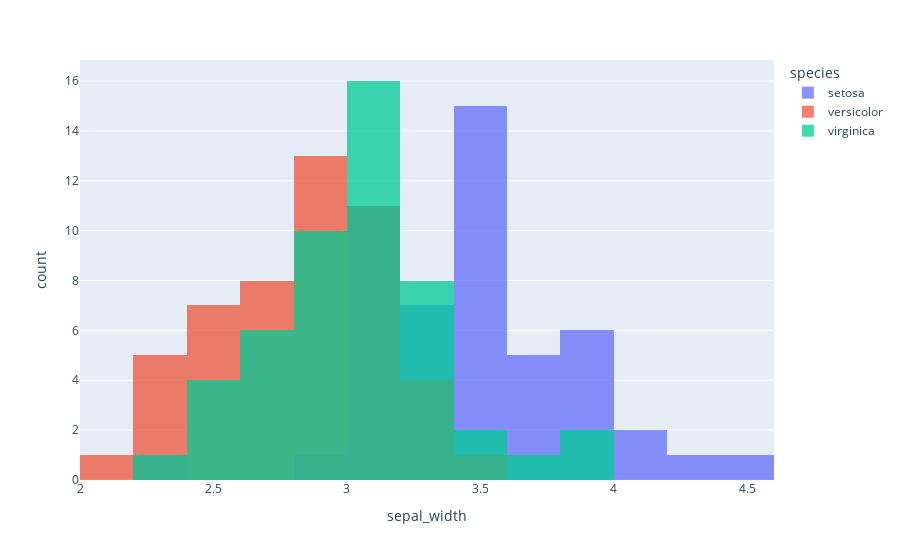

Notebook source saved alongside this figure:
### Code cell
fig = px.histogram(df_data, x="sepal_width", color="species")
fig.update_layout(barmode='overlay')
fig.update_traces(opacity=0.75)
fig.show()

### Figure 1 — Plotly figure (JSON) as saved in the notebook; plotly's stock layout.template omitted (floating-point values rounded to 4 significant figures)
{"data": [{"alignmentgroup": "True", "bingroup": "x", "hovertemplate": "species=setosa<br>sepal_width=%{x}<br>count=%{y}<extra></extra>", "legendgroup": "setosa", "marker": {"color": "#636efa", "pattern": {"shape": ""}}, "name": "setosa", "offsetgroup": "setosa", "opacity": 0.75, "orientation": "v", "showlegend": true, "type": "histogram", "x": [3.5, 3, 3.2, 3.1, 3.6, 3.9, 3.4, 3.4, 2.9, 3.1, 3.7, 3.4, 3, 3, 4, 4.4, 3.9, 3.5, 3.8, 3.8, 3.4, 3.7, 3.6, 3.3, 3.4, 3, 3.4, 3.5, 3.4, 3.2, 3.1, 3.4, 4.1, 4.2, 3.1, 3.2, 3.5, 3.1, 3, 3.4, 3.5, 2.3, 3.2, 3.5, 3.8, 3, 3.8, 3.2, 3.7, 3.3], "xaxis": "x", "yaxis": "y"}, {"alignmentgroup": "True", "bingroup": "x", "hovertemplate": "species=versicolor<br>sepal_width=%{x}<br>count=%{y}<extra></extra>", "legendgroup": "versicolor", "marker": {"color": "#EF553B", "pattern": {"shape": ""}}, "name": "versicolor", "offsetgroup": "versicolor", "opacity": 0.75, "orientation": "v", "showlegend": true, "type": "histogram", "x": [3.2, 3.2, 3.1, 2.3, 2.8, 2.8, 3.3, 2.4, 2.9, 2.7, 2, 3, 2.2, 2.9, 2.9, 3.1, 3, 2.7, 2.2, 2.5, 3.2, 2.8, 2.5, 2.8, 2.9, 3, 2.8, 3, 2.9, 2.6, 2.4, 2.4, 2.7, 2.7, 3, 3.4, 3.1, 2.3, 3, 2.5, 2.6, 3, 2.6, 2.3, 2.7, 3, 2.9, 2.9, 2.5, 2.8], "xaxis": "x", "yaxis": "y"}, {"alignmentgroup": "True", "bingroup": "x", "hovertemplate": "species=virginica<br>sepal_width=%{x}<br>count=%{y}<extra></extra>", "legendgroup": "virginica", "marker": {"color": "#00cc96", "pattern": {"shape": ""}}, "name": "virginica", "offsetgroup": "virginica", "opacity": 0.75, "orientation": "v", "showlegend": true, "type": "histogram", "x": [3.3, 2.7, 3, 2.9, 3, 3, 2.5, 2.9, 2.5, 3.6, 3.2, 2.7, 3, 2.5, 2.8, 3.2, 3, 3.8, 2.6, 2.2, 3.2, 2.8, 2.8, 2.7, 3.3, 3.2, 2.8, 3, 2.8, 3, 2.8, 3.8, 2.8, 2.8, 2.6, 3, 3.4, 3.1, 3, 3.1, 3.1, 3.1, 2.7, 3.2, 3.3, 3, 2.5, 3, 3.4, 3], "xaxis": "x", "yaxis": "y"}], "layout": {"barmode": "overlay", "legend": {"title": {"text": "species"}, "tracegroupgap": 0}, "margin": {"t": 60}, "xaxis": {"anchor": "y", "domain": [0, 1], "title": {"text": "sepal_width"}}, "yaxis": {"anchor": "x", "domain": [0, 1], "title": {"text": "count"}}}}
